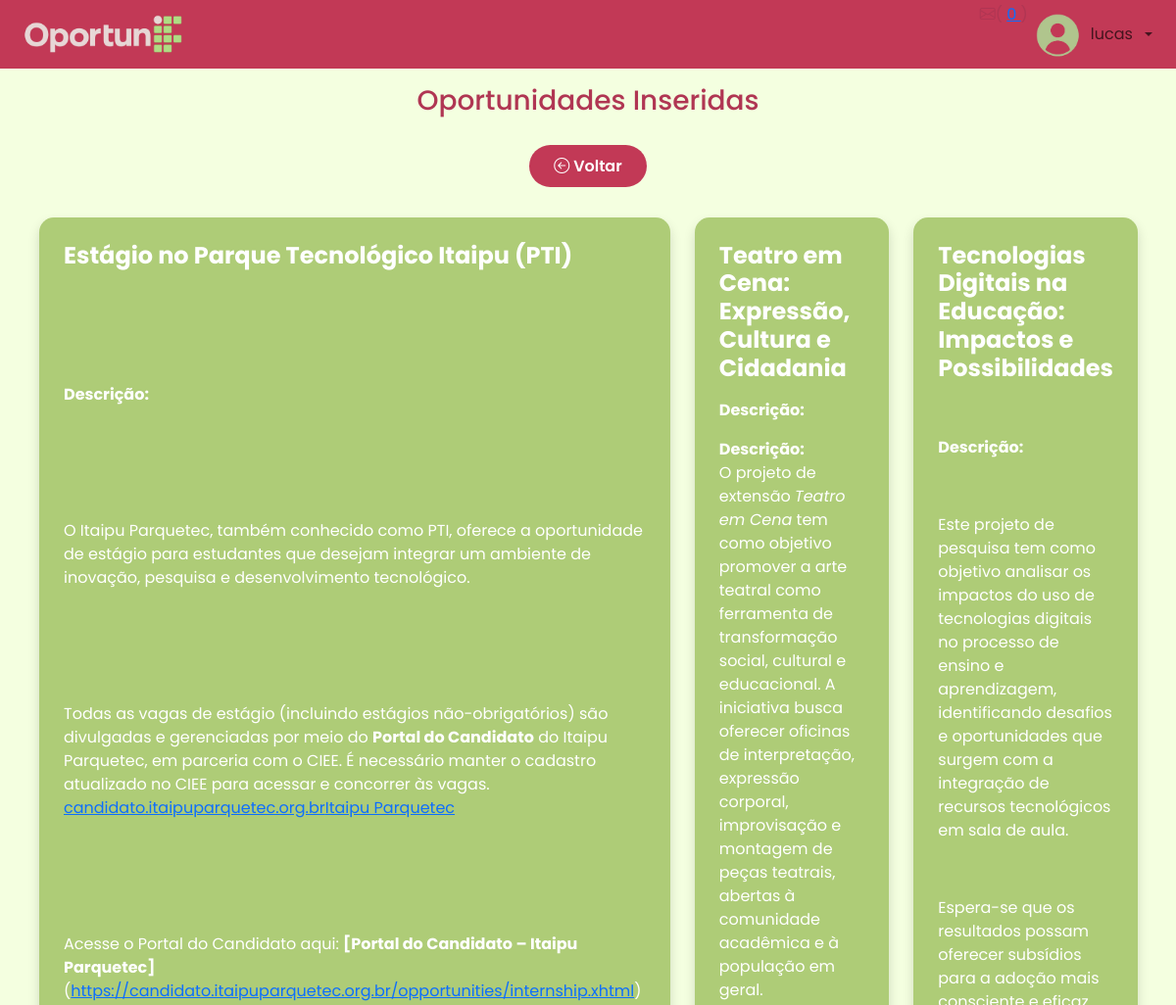
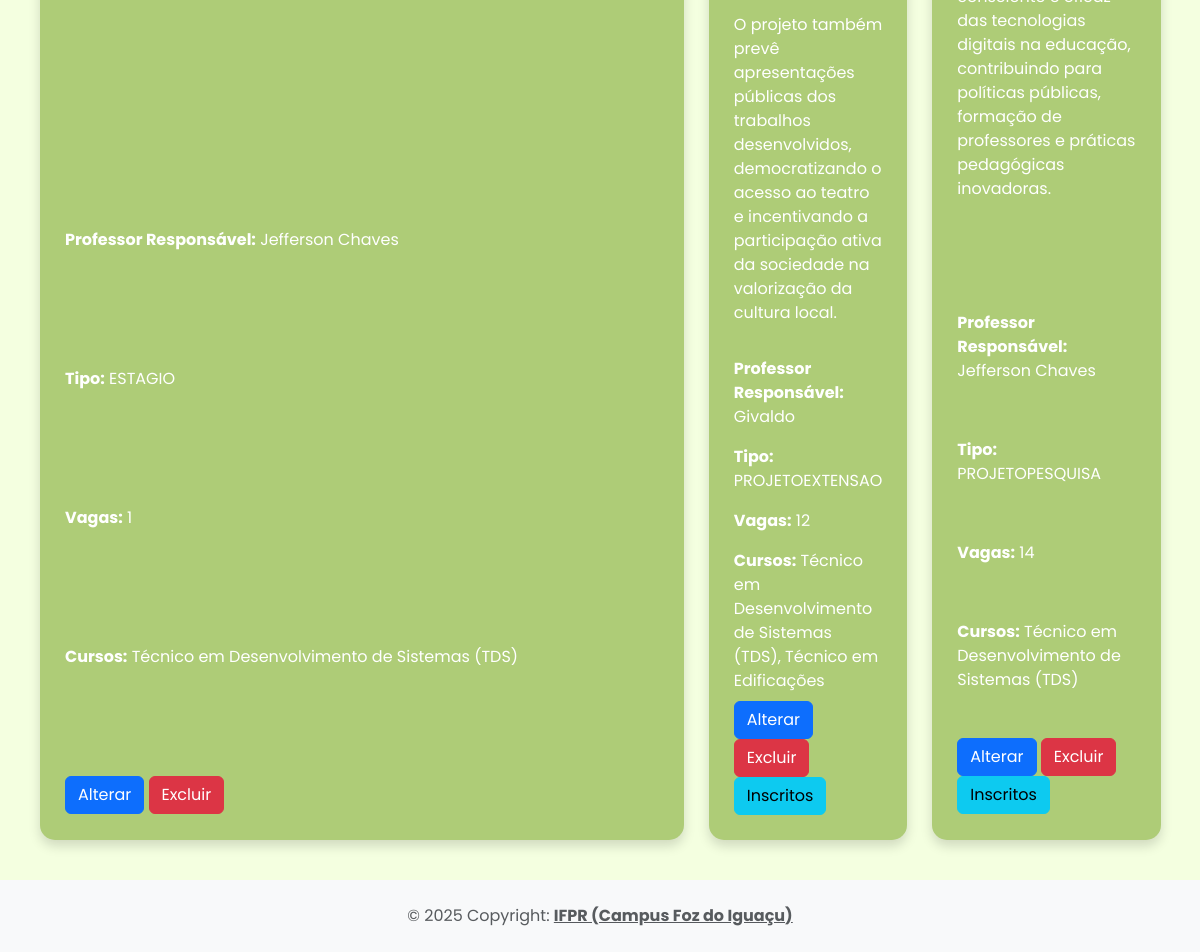
The page /app/controller/OportunidadeController.php?action=list (signed in) on the database its author committed (2 pictures, top to bottom).
### tables this page shows
CREATE TABLE `oportunidades` (
  `idOportunidades` int(11) NOT NULL,
  `titulo` longtext DEFAULT NULL,
  `descricao` longtext DEFAULT NULL,
  `tipoOportunidade` enum('ESTAGIO','PROJETOEXTENSAO','PROJETOPESQUISA') NOT NULL,
  `dataInicio` date NOT NULL,
  `dataFim` date NOT NULL,
  `documentoAnexo` varchar(100) DEFAULT NULL,
  `vaga` int(11) NOT NULL,
  `professor_responsavel` varchar(255) NOT NULL,
  `documentoEdital` varchar(255) DEFAULT NULL
);

CREATE TABLE `cursos` (
  `idCursos` int(11) NOT NULL,
  `nome` varchar(45) DEFAULT NULL
);

### app/controller/OportunidadeController.php (called while the page is built, shortened)
<?php
require_once(__DIR__ . "/../dao/OportunidadeDAO.php");
require_once(__DIR__ . "/../dao/CursoDAO.php");
require_once(__DIR__ . "/../model/Oportunidade.php");
class OportunidadeController extends Controller
{
    private OportunidadeDAO $oportunidadeDao;
    public function __construct()
    {
        $this->oportunidadeDao = new OportunidadeDAO();
        $this->handleAction();
    }
    protected function list(string $msgErro = "", string $msgSucesso = "")
    {
        $dados["lista"] = $this->oportunidadeDao->list();
        $this->loadView("oportunidade/oportunidade_list.php", $dados, $msgErro, $msgSucesso);
    }
}
new OportunidadeController();

### app/model/Oportunidade.php (called while the page is built, shortened)
<?php
require_once(__DIR__ . "/Curso.php");
class Oportunidade
{
    private ?int $id;
    private ?string $titulo;
    private ?string $descricao;
    private ?string $tipoOportunidade;
    private array $cursos = [];
    private $professorResponsavel;
    private ?int $vaga;
    public function getId(): ?int
    {
        return $this->id;
    }
    public function setId(?int $id): self
    {
        $this->id = $id;
        return $this;
    }
    public function getTitulo(): ?string
    {
        return $this->titulo;
    }
    public function setTitulo(?string $titulo): self
    {
        $this->titulo = $titulo;
        return $this;
    }
    public function getDescricao(): ?string
    {
        return $this->descricao;
    }
    public function setDescricao(?string $descricao): self
    {
        $this->descricao = $descricao;
        return $this;
    }
    public function getTipoOportunidade(): ?string
    {
        return $this->tipoOportunidade;
    }
    public function setTipoOportunidade(?string $tipoOportunidade): self
    {
        $this->tipoOportunidade = $tipoOportunidade;
        return $this;
    }
    public function getVaga(): ?int
    {
        return $this->vaga;
    }
    public function setVaga(?int $vaga): void
    {
        $this->vaga = $vaga;
    }
    public function setProfessorResponsavel(string $nome)
    {
        $this->professorResponsavel = $nome;
    }
    public function getProfessorResponsavel(): string
    {
        return $this->professorResponsavel;
    }
    public function getCursos(): array
    {
        return $this->cursos;
    }
    public function setCursos(array $cursos): self
    {
        $this->cursos = $cursos;
        return $this;
    }
}

### app/dao/OportunidadeDAO.php (called while the page is built, shortened)
<?php
include_once(__DIR__ . "/../model/Oportunidade.php");
include_once(__DIR__ . "/../model/Curso.php");
class OportunidadeDAO
{
    public function list()
    {
        $conn = Connection::getConn();
        $sql = "SELECT * FROM oportunidades o ORDER BY o.titulo";
        $stm = $conn->prepare($sql);
        $stm->execute();
        $result = $stm->fetchAll();
        return $this->mapOportunidades($result);
    }
    private function mapOportunidades($result)
    {
        $oportunidades = array();
        foreach ($result as $reg) {
            $oportunidade = new Oportunidade();
            $oportunidade->setId($reg['idOportunidades']);
            $oportunidade->setTitulo($reg['titulo']);
            $oportunidade->setDescricao($reg['descricao']);
            $oportunidade->setTipoOportunidade($reg['tipoOportunidade']);
            $oportunidade->setDataInicio($reg['dataInicio']);
            $oportunidade->setDataFim($reg['dataFim']);
            $oportunidade->setDocumentoAnexo($reg['documentoAnexo']);
            $oportunidade->setVaga($reg['vaga']);
            $oportunidade->setProfessorResponsavel($reg['professor_responsavel']);
            require_once(__DIR__ . "/CursoDAO.php");
            $cursoDao = new CursoDAO();
            $oportunidade->setCursos($cursoDao->getCursosByOportunidade($reg['idOportunidades']));
            $oportunidades[] = $oportunidade;
        }
        return $oportunidades;
    }
}

### app/model/Curso.php (called while the page is built, shortened)
<?php
class Curso
{
    private ?string $nome;
    public function __construct()
    {
        $this->nome = null;
    }
    public function getNome(): ?string
    {
        return $this->nome;
    }
    public function setNome(?string $nome): self
    {
        $this->nome = $nome;
        return $this;
    }
}

### app/dao/CursoDAO.php (called while the page is built, shortened)
<?php
include_once(__DIR__ . "/../model/Curso.php");
class CursoDAO
{
    public function getCursosByOportunidade(int $idOportunidade): array
    {
        $conn = Connection::getConn();
        $sql = "SELECT c.* FROM cursos c
            INNER JOIN oportunidade_curso oc ON c.idCursos = oc.idCurso
            WHERE oc.idOportunidade = :idOportunidade";
        $stm = $conn->prepare($sql);
        $stm->bindValue(":idOportunidade", $idOportunidade);
        $stm->execute();
        $result = $stm->fetchAll();
        $cursos = [];
        foreach ($result as $reg) {
            $curso = new Curso();
            $curso->setId($reg['idCursos']);
            $curso->setNome($reg['nome']);
            $cursos[] = $curso;
        }
        return $cursos;
    }
}

### app/view/oportunidade/oportunidade_list.php (the view, shortened to what this page needs)
<?php
require_once(__DIR__ . "/../include/header.php");
require_once(__DIR__ . "/../include/menu.php");
?>
<link rel="stylesheet" href="<?= BASEURL ?>/view/css/oportunidade_list.css">
<h3 class="text-center">Oportunidades Inseridas</h3>
<div class="container text-center" style="margin-top: 30px;">
    <a href="<?= BASEURL ?>/controller/HomeController.php?action=homeProfessor"
        class="btn-voltar">
        <i class="bi bi-arrow-left-circle"></i> Voltar
    </a>
</div>
<div class="cards-container">
    <?php foreach ($dados['lista'] as $op): ?>
        <div class="card-oportunidade">
            <h3><?= $op->getTitulo(); ?></h3>
            <p><strong>Descrição:</strong> <?= $op->getDescricao(); ?></p>
            <p><strong>Professor Responsável:</strong> <?= $op->getProfessorResponsavel(); ?></p>
            <p><strong>Tipo:</strong> <?= $op->getTipoOportunidade(); ?></p>
            <p><strong>Vagas:</strong> <?= $op->getVaga(); ?></p>
            <p><strong>Cursos:</strong>
                <?php
                $nomesCursos = array_map(fn($c) => $c->getNome(), $op->getCursos() ?? []);
                echo implode(", ", $nomesCursos);
                ?>
            </p>
            <div class="acoes">
                <a class="btn btn-primary"
                    href="<?= BASEURL ?>/controller/OportunidadeController.php?action=edit&id=<?= $op->getId() ?>">Alterar</a>
                <a class="btn btn-danger"
                    onclick="return confirm('Confirma a exclusão da oportunidade?');"
                    href="<?= BASEURL ?>/controller/OportunidadeController.php?action=delete&id=<?= $op->getId() ?>">Excluir</a>
                <?php if ($op->getTipoOportunidade() !== 'ESTAGIO'): ?>
                    <a class="btn btn-info"
                        href="<?= BASEURL ?>/controller/OportunidadeController.php?action=visualizarInscritos&idOport=<?= $op->getId() ?>">Inscritos</a>
                <?php endif; ?>
            </div>
        </div>
    <?php endforeach; ?>
</div>
<?php
require_once(__DIR__ . "/../include/footer.php");
?>

### app/view/css/menu.css (style rules this page uses)
* { margin: 0; padding: 0; box-sizing: border-box; }

### app/view/css/oportunidade_list.css (style rules this page uses)
body { font-family: 'Poppins', sans-serif; background-color: #f4ffe0; ; color: #b03653; }
.cards-container { display: grid; grid-template-columns: repeat(3, 1fr); gap: 25px; padding: 40px; }
.card-oportunidade { background-color: #aecc77; color: white; border-radius: 15px; padding: 25px; box-shadow: 0 6px 12px rgba(0, 0, 0, 0.15); display: flex; flex-direction: column; justify-content: space-between; min-height: 250px; transition: transform 0.2s ease, box-shadow 0.2s ease; }
.card-oportunidade h3 { margin-top: 0; font-size: 1.5rem; font-weight: 700; }
.card-oportunidade p { margin: 8px 0; line-height: 1.5; }
.btn-voltar { background-color: #c23956; color: #fff; border-radius: 25px; padding: 10px 25px; text-decoration: none; font-weight: 600; transition: background-color 0.3s ease; }

### app/view/include/footer.php (style rules this page uses)
body { min-height: 100vh; display: flex; flex-direction: column; margin: 0; }

### rows shown on the page
oportunidades: titulo "Estágio no Parque Tecnológico Itaipu (PTI)", descricao "O Itaipu Parquetec, também conhecido como PTI, oferece a oportunidade de estágio para estudantes que desejam integrar um ambiente de inovação, pesquisa e desenvolvimento tecnológico. Todas as vagas de estágio (incluindo estágios não-obrigatórios) são divulgadas e gerenciadas por meio do Portal do Candidato do Itaipu Parquetec, em parceria com o CIEE. É necessário manter o cadastro atualizado no CIEE para acessar e concorrer às vagas. candidato.itaipuparquetec.org.br Itaipu Parquetec Acesse o Portal do Candidato aqui: [Portal do Candidato – Itaipu Parquetec] ( https://candidato.itaipuparquetec.org.br/opportunities/internship.xhtml )", professor_responsavel "Jefferson Chaves", tipoOportunidade "ESTAGIO", vaga "1"
cursos: nome "Técnico em Desenvolvimento de Sistemas (TDS)"
oportunidades: titulo "Teatro em Cena: Expressão, Cultura e Cidadania", descricao "Descrição: O projeto de extensão Teatro em Cena tem como objetivo promover a arte teatral como ferramenta de transformação social, cultural e educacional. A iniciativa busca oferecer oficinas de interpretação, expressão corporal, improvisação e montagem de peças teatrais, abertas à comunidade acadêmica e à população em geral. O projeto também prevê apresentações públicas dos trabalhos desenvolvidos, democratizando o acesso ao teatro e incentivando a participação ativa da sociedade na valorização da cultura local.", professor_responsavel "Givaldo", tipoOportunidade "PROJETOEXTENSAO", vaga "12", nomesCursos "Técnico em Desenvolvimento de Sistemas (TDS), Técnico em Edificações"
oportunidades: titulo "Tecnologias Digitais na Educação: Impactos e Possibilidades", descricao "Este projeto de pesquisa tem como objetivo analisar os impactos do uso de tecnologias digitais no processo de ensino e aprendizagem, identificando desafios e oportunidades que surgem com a integração de recursos tecnológicos em sala de aula. Espera-se que os resultados possam oferecer subsídios para a adoção mais consciente e eficaz das tecnologias digitais na educação, contribuindo para políticas públicas, formação de professores e práticas pedagógicas inovadoras.", professor_responsavel "Jefferson Chaves", tipoOportunidade "PROJETOPESQUISA", vaga "14"

### other values the page prints
$nome "lucas"
